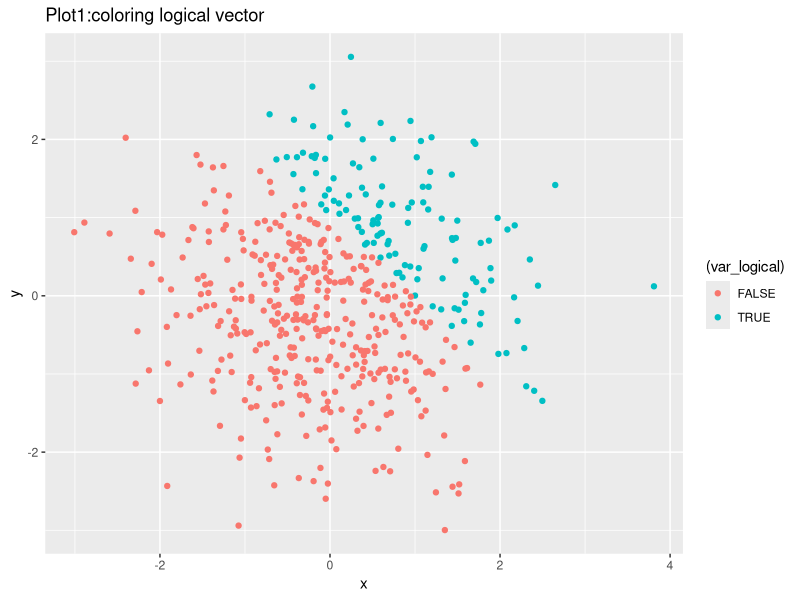
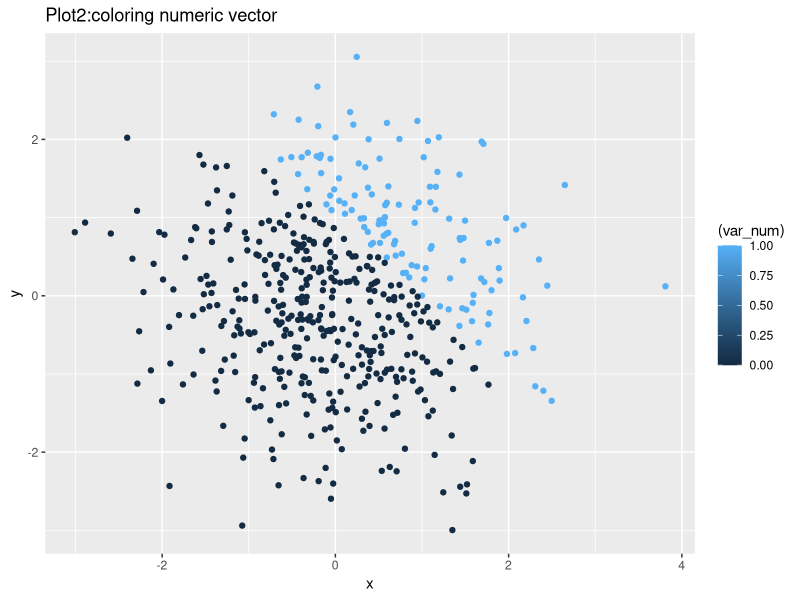
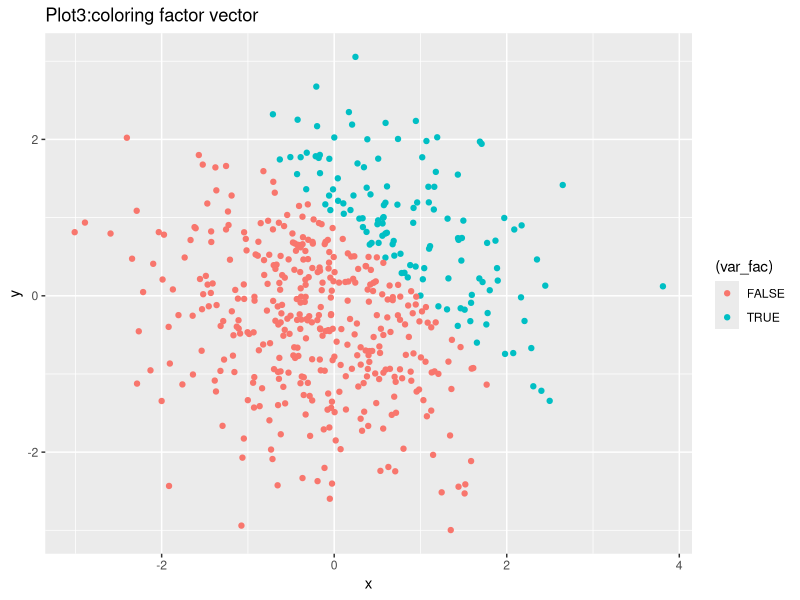
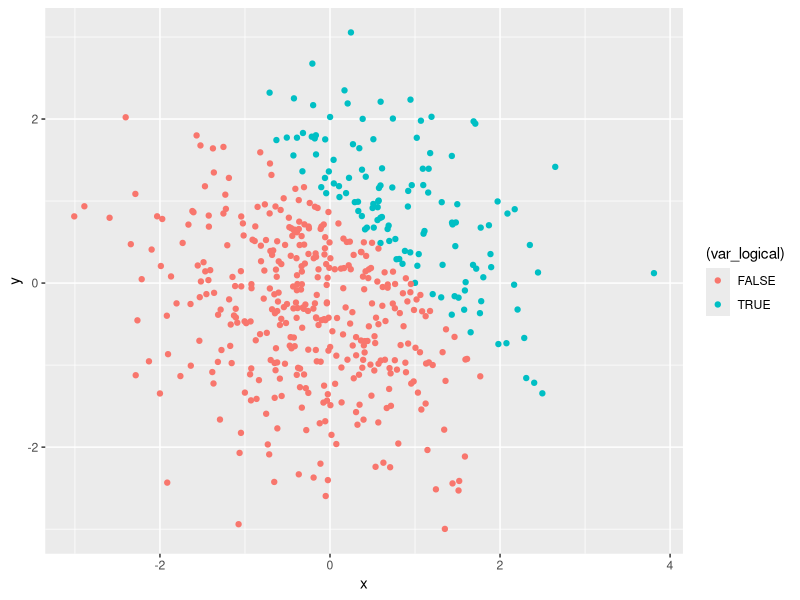

Recreate these plots in R, in order.
## ---- chunk 1

library(tidyverse)

hw1_df = tibble(
  vec_numeric = rnorm(8),
  vec_logical = vec_numeric > 0,
  vec_char = c('a','b','c','d','e','f','g','h'),
  vec_factor = factor(c("low", "medium", "high", "low","medium","high","low","medium"))
)

mean(pull(hw1_df, vec_numeric))

mean(pull(hw1_df, vec_logical))

mean(pull(hw1_df, vec_char))

mean(pull(hw1_df, vec_factor))
## ---- chunk 2
coerc_logical = as.numeric(pull(hw1_df,vec_logical)) 
coerc_char = as.numeric(pull(hw1_df,vec_char))
coerc_factor = as.numeric(pull(hw1_df,vec_factor))
## ---- chunk 3

convert_log_num = as.numeric(pull(hw1_df, vec_logical))
product_num_random = convert_log_num*pull(hw1_df, vec_numeric)

convert_log_fac = as.factor(pull(hw1_df, vec_logical))
product_fac_random = convert_log_fac*pull(hw1_df, vec_numeric)
 
convert_fac_num = as.numeric(convert_log_fac)
produc_num_random = convert_fac_num*pull(hw1_df, vec_numeric)

## ---- chunk 4

set.seed(1)
plot_df = tibble(
  x = rnorm(500),
  y = rnorm(500),
  var_logical = c(x + y > 1),
  var_num = as.numeric(var_logical),
  var_fac = as.factor(var_logical))

## ---- chunk 5

plot_logical = ggplot(plot_df, aes(x = x, y = y, color = (var_logical))) + geom_point()
ggsave("plot_logical.pdf")
print(plot_logical + ggtitle("Plot1:coloring logical vector"))

plot_num = ggplot(plot_df, aes(x = x, y = y, color = (var_num))) + geom_point()
print(plot_num + ggtitle("Plot2:coloring numeric vector"))

plot_factor = ggplot(plot_df, aes(x = x, y = y, color = (var_fac))) + geom_point()
print(plot_factor + ggtitle("Plot3:coloring factor vector"))
